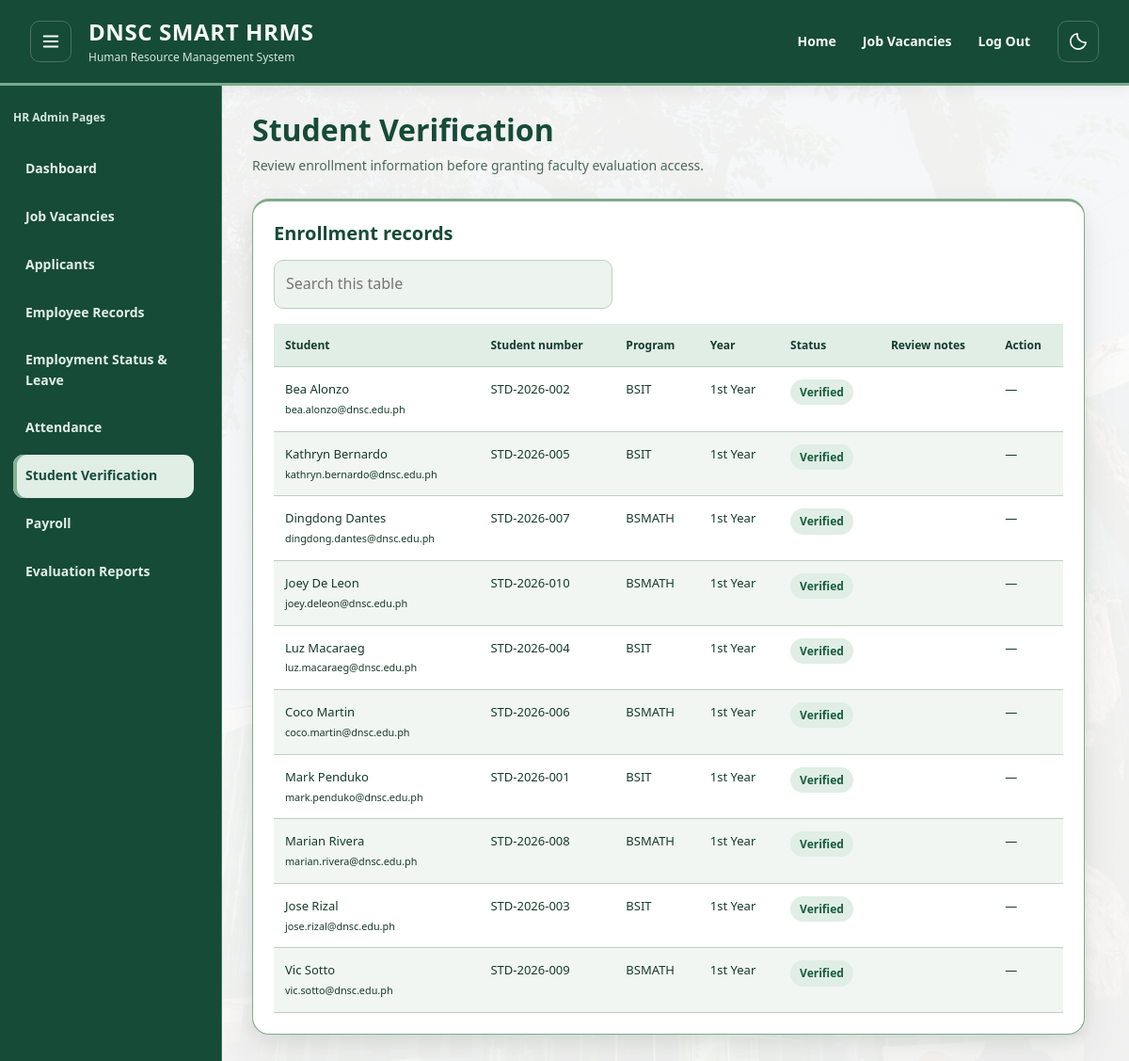
The app's page /hr-admin/HR_Admin_Student_Verification.php (signed in) with its own data.
### tables this page shows
CREATE TABLE `students` (
  `id` bigint(20) NOT NULL,
  `user_id` bigint(20) DEFAULT NULL,
  `student_number` varchar(30) NOT NULL,
  `first_name` varchar(50) NOT NULL,
  `middle_name` varchar(50) DEFAULT NULL,
  `last_name` varchar(50) NOT NULL,
  `program` varchar(50) NOT NULL,
  `year_level` tinyint(3) UNSIGNED NOT NULL,
  `section_id` bigint(20) DEFAULT NULL,
  `enrollment_date` date NOT NULL,
  `status` enum('active','inactive','graduated','dropped') DEFAULT 'active',
  `verification_status` enum('pending','verified','rejected') NOT NULL DEFAULT 'pending',
  `review_notes` varchar(255) DEFAULT NULL,
  `reviewed_by_user_id` bigint(20) DEFAULT NULL,
  `reviewed_at` timestamp NULL DEFAULT NULL,
  `created_at` timestamp NOT NULL DEFAULT current_timestamp(),
  `updated_at` timestamp NOT NULL DEFAULT current_timestamp() ON UPDATE current_timestamp()
);

CREATE TABLE `users` (
  `id` bigint(20) NOT NULL,
  `branch_id` bigint(20) DEFAULT NULL,
  `role_id` int(11) NOT NULL,
  `username` varchar(50) NOT NULL,
  `name` varchar(255) DEFAULT NULL,
  `email` varchar(100) NOT NULL,
  `email_verified_at` timestamp NULL DEFAULT NULL,
  `password_hash` varchar(255) NOT NULL,
  `remember_token` varchar(100) DEFAULT NULL,
  `is_active` tinyint(1) DEFAULT 1,
  `google_sub` varchar(255) DEFAULT NULL,
  `created_at` timestamp NOT NULL DEFAULT current_timestamp(),
  `updated_at` timestamp NOT NULL DEFAULT current_timestamp() ON UPDATE current_timestamp(),
  `session_version` int(11) NOT NULL DEFAULT 1
);

### hr-admin/HR_Admin_Student_Verification.php (the view, shortened to what this page needs)
<?php
$pdo = db();
function e($v): string
{
  return htmlspecialchars((string)$v, ENT_QUOTES, 'UTF-8');
}
function year_label(int $y): string
{
  $suffix = [1 => 'st', 2 => 'nd', 3 => 'rd'][$y] ?? 'th';
  return $y . $suffix . ' Year';
}
$csrf = $_SESSION['csrf'];
$students = $pdo->query(
  "SELECT s.id, s.student_number, s.first_name, s.last_name, s.program, s.year_level,
            s.verification_status, s.review_notes, u.email
       FROM students s
       LEFT JOIN users u ON u.id = s.user_id
      ORDER BY (s.verification_status = 'pending') DESC, s.last_name, s.first_name
      LIMIT 500"
)->fetchAll();
?>
<!doctype html>
<html lang="en" data-theme="light" data-ready="true">
<head>
  <link rel="stylesheet" href="../assets/navigation.css">
  <link rel="stylesheet" href="../assets/light-theme.css?v=20261028-unified-employee">
</head>
<body class="sidebar-shell">
  <header class="hrms-header has-sidebar-menu"><button type="button" class="hrms-menu icon-button" id="menu-toggle" aria-controls="portal-sidebar" aria-expanded="true" aria-label="Collapse navigation" title="Collapse navigation"><svg viewBox="0 0 24 24" width="22" height="22" fill="none" stroke="currentColor" stroke-width="2" stroke-linecap="round" aria-hidden="true">
        <path d="M4 6h16M4 12h16M4 18h16" />
      </svg></button><a class="hrms-brand" href="../index.html"><strong>DNSC SMART HRMS</strong><span>Human Resource Management System</span></a>
    <nav class="hrms-public-nav" aria-label="Main navigation"><a href="../index.html">Home</a><a href="../job-vacancies.html">Job Vacancies</a><a href="../authentication/logout.php" aria-label="Log out and return to sign in">Log Out</a></nav><button type="button" class="icon-button" id="theme-mode" aria-label="Switch to dark mode"></button>
  </header>
  <div class="demo-layout hrms-layout">
    <aside class="demo-sidebar hrms-sidebar" id="portal-sidebar">
      <p class="account-name">HR Admin Pages</p>
      <nav aria-label="Section navigation"><a href="HR_Admin_Dashboard.php">Dashboard</a><a href="HR_Admin_Job_Vacancies.php">Job Vacancies</a><a href="HR_Admin_Applicant_Management.php">Applicants</a><a href="HR_Admin_Employee_Records.php">Employee Records</a><a href="HR_Admin_Employee_Status.php">Employment Status &amp; Leave</a><a href="HR_Admin_Attendance_Management.php">Attendance</a><a href="HR_Admin_Student_Verification.php" aria-current="page">Student Verification</a><a href="HR_Admin_Payroll.php">Payroll</a><a href="HR_Admin_Evaluation_Reports.php">Evaluation Reports</a></nav>
    </aside>
    <main class="demo-main" id="main-content">
      <header class="demo-heading">
        <h1>Student Verification</h1>
        <p>Review enrollment information before granting faculty evaluation access.</p>
      </header>
      <section class="demo-panel">
        <h2>Enrollment records</h2>
        <div class="demo-table-wrap">
          <table>
            <thead>
              <tr>
                <th scope="col">Student</th>
                <th scope="col">Student number</th>
                <th scope="col">Program</th>
                <th scope="col">Year</th>
                <th scope="col">Status</th>
                <th scope="col">Review notes</th>
                <th scope="col">Action</th>
              </tr>
            </thead>
            <tbody>
              <?php foreach ($students as $s): ?>
                <tr>
                  <td>
                    <div><?= e($s['first_name'] . ' ' . $s['last_name']) ?></div><?php if ($s['email']): ?><div><small><?= e($s['email']) ?></small></div><?php endif; ?>
                  </td>
                  <td><?= e($s['student_number']) ?></td>
                  <td><?= e($s['program']) ?></td>
                  <td><?= e(year_label((int)$s['year_level'])) ?></td>
                  <td><span class="demo-badge"><?= e(ucfirst((string)$s['verification_status'])) ?></span></td>
                  <td><?= e($s['review_notes'] ?? '') ?></td>
                  <td>
                    <?php if ($s['verification_status'] === 'pending'): ?>
                      <form method="post" action="<?= e(basename(__FILE__)) ?>" style="display:grid;gap:8px;min-width:220px"><input type="hidden" name="csrf" value="<?= e($csrf) ?>"><input type="hidden" name="action" value="review_student"><input type="hidden" name="student_id" value="<?= (int)$s['id'] ?>"><input type="text" name="review_notes" maxlength="255" placeholder="Review notes" aria-label="Review notes" style="width:100%;border:1px solid var(--line);background:var(--bg);color:var(--ink);padding:10px 12px;border-radius:10px;font-size:15px"><div style="display:grid;grid-template-columns:1fr 1fr;gap:8px"><button class="demo-button primary" type="submit" name="decision" value="verified" style="text-align:center">Verify</button><button class="demo-button" type="submit" name="decision" value="rejected" style="text-align:center">Reject</button></div></form>
                    <?php else: ?>
                      —
                    <?php endif; ?>
                  </td>
                </tr>
              <?php endforeach; ?>
            </tbody>
          </table>
        </div>
      </section>
    </main>
  </div>
</body>
</html>

### assets/navigation.css (style rules this page uses)
html:has(body.sidebar-shell) { height:100%;overflow:hidden }
body.sidebar-shell { height:100vh;height:100dvh;min-height:0;margin:0;padding:0;display:flex;flex-direction:column;overflow:hidden;font-family:'DM Sans','Segoe UI',sans-serif!important;font-size:14px!important;font-weight:400;line-height:1.6!important }
body.sidebar-shell>header.hrms-header { flex:none;display:grid;grid-template-columns:44px minmax(180px,1fr) auto 44px;align-items:center;gap:18px;width:100%;margin:0;padding:18px 32px;border-bottom:1px solid var(--line);font-family:'DM Sans','Segoe UI',sans-serif;font-size:14px;line-height:1.6 }
body.sidebar-shell>header.hrms-header #menu-toggle { grid-column:1;grid-row:1;order:0;margin:0!important }
body.sidebar-shell>header.hrms-header .hrms-brand { grid-column:2;grid-row:1;margin:0!important;width:auto;min-width:0;gap:3px }
body.sidebar-shell>header.hrms-header .hrms-brand strong { font-family:Outfit,'Segoe UI',sans-serif!important;font-size:24px!important;font-weight:700;line-height:1.35;letter-spacing:.025em }
body.sidebar-shell>header.hrms-header .hrms-brand span { font-family:'DM Sans','Segoe UI',sans-serif;font-size:12px!important;line-height:1.35;letter-spacing:normal }
body.sidebar-shell>header.hrms-header .hrms-public-nav { grid-column:3;grid-row:1;order:0;width:auto;gap:6px;flex-wrap:nowrap;margin:0;align-items:center }
body.sidebar-shell>header.hrms-header .hrms-public-nav a { display:inline-flex;align-items:center;justify-content:center;min-height:44px;margin:0;padding:8px 10px;border:1px solid transparent;border-radius:9px;background:transparent;font-family:'DM Sans','Segoe UI',sans-serif;font-size:14px;line-height:1.6;font-weight:600;text-decoration:none;transform:none!important;transition:background-color .5s ease-in-out,color .5s ease-in-out }
body.sidebar-shell>header.hrms-header #theme-mode { grid-column:4;grid-row:1;display:grid;place-items:center;width:44px;height:44px;min-width:44px;padding:0;margin:0!important;flex:none }
body.sidebar-shell>.hrms-layout { flex:1 1 auto;width:100%;min-height:0!important;height:0;overflow:hidden;align-items:stretch;transition:none!important }
body.sidebar-shell>.hrms-layout>.hrms-sidebar { height:100%;max-height:none;padding:24px 14px;overflow-x:hidden;overflow-y:auto;scrollbar-gutter:stable;border-right:1px solid var(--line);font-family:'DM Sans','Segoe UI',sans-serif!important;font-size:14px!important;line-height:1.6!important;transition:background-color .5s ease-in-out,color .5s ease-in-out,border-color .5s ease-in-out!important }
body.sidebar-shell .hrms-sidebar .account-name { min-width:0;margin:0 0 22px;font-size:12px;font-weight:400;line-height:1.6;overflow-wrap:anywhere }
body.sidebar-shell .hrms-sidebar nav { min-width:0;display:grid;gap:5px;padding:0;margin:0 }
body.sidebar-shell .hrms-sidebar nav a { display:flex;align-items:center;box-sizing:border-box;width:100%;min-height:46px;margin:0;padding:11px 13px;border:0;border-radius:11px;font-family:'DM Sans','Segoe UI',sans-serif!important;font-size:14px!important;font-weight:600!important;line-height:1.6!important;letter-spacing:normal;text-decoration:none;transform:none!important;transition:background-color .5s ease-in-out,color .5s ease-in-out }
body.sidebar-shell .hrms-sidebar nav a[aria-current] { background:var(--slot-bg);color:var(--blue);box-shadow:inset 3px 0 0 var(--blue) }
body.sidebar-shell>.hrms-layout>#main-content { width:100%;height:100%;min-width:0;min-height:0;max-width:none!important;margin:0!important;padding:28px 32px!important;overflow-x:hidden;overflow-y:auto;overscroll-behavior:contain;scrollbar-gutter:stable;font-family:'DM Sans','Segoe UI',sans-serif!important;font-size:14px;line-height:1.6 }
body.sidebar-shell #main-content h1 { font-family:Outfit,'Segoe UI',sans-serif!important;font-size:32px!important;font-weight:700!important;line-height:1.2!important;letter-spacing:normal;margin:0 0 8px }
body.sidebar-shell #main-content h2 { font-family:Outfit,'Segoe UI',sans-serif!important;font-size:20px!important;line-height:1.2!important;font-weight:600!important }
body.sidebar-shell #main-content table { font-family:'DM Sans','Segoe UI',sans-serif;font-size:13px;line-height:1.6 }

### records on screen
students: first_name+last_name "Bea Alonzo", user.email "bea.alonzo@dnsc.edu.ph", student_number "STD-2026-002", program "BSIT", year_level "1st Year", verification_status "Verified"
students: first_name+last_name "Kathryn Bernardo", user.email "kathryn.bernardo@dnsc.edu.ph", student_number "STD-2026-005", program "BSIT", year_level "1st Year", verification_status "Verified"
students: first_name+last_name "Dingdong Dantes", user.email "dingdong.dantes@dnsc.edu.ph", student_number "STD-2026-007", program "BSMATH", year_level "1st Year", verification_status "Verified"
students: first_name+last_name "Joey De Leon", user.email "joey.deleon@dnsc.edu.ph", student_number "STD-2026-010", program "BSMATH", year_level "1st Year", verification_status "Verified"
students: first_name+last_name "Luz Macaraeg", user.email "luz.macaraeg@dnsc.edu.ph", student_number "STD-2026-004", program "BSIT", year_level "1st Year", verification_status "Verified"
students: first_name+last_name "Coco Martin", user.email "coco.martin@dnsc.edu.ph", student_number "STD-2026-006", program "BSMATH", year_level "1st Year", verification_status "Verified"
students: first_name+last_name "Mark Penduko", user.email "mark.penduko@dnsc.edu.ph", student_number "STD-2026-001", program "BSIT", year_level "1st Year", verification_status "Verified"
students: first_name+last_name "Marian Rivera", user.email "marian.rivera@dnsc.edu.ph", student_number "STD-2026-008", program "BSMATH", year_level "1st Year", verification_status "Verified"
students: first_name+last_name "Jose Rizal", user.email "jose.rizal@dnsc.edu.ph", student_number "STD-2026-003", program "BSIT", year_level "1st Year", verification_status "Verified"
students: first_name+last_name "Vic Sotto", user.email "vic.sotto@dnsc.edu.ph", student_number "STD-2026-009", program "BSMATH", year_level "1st Year", verification_status "Verified"
